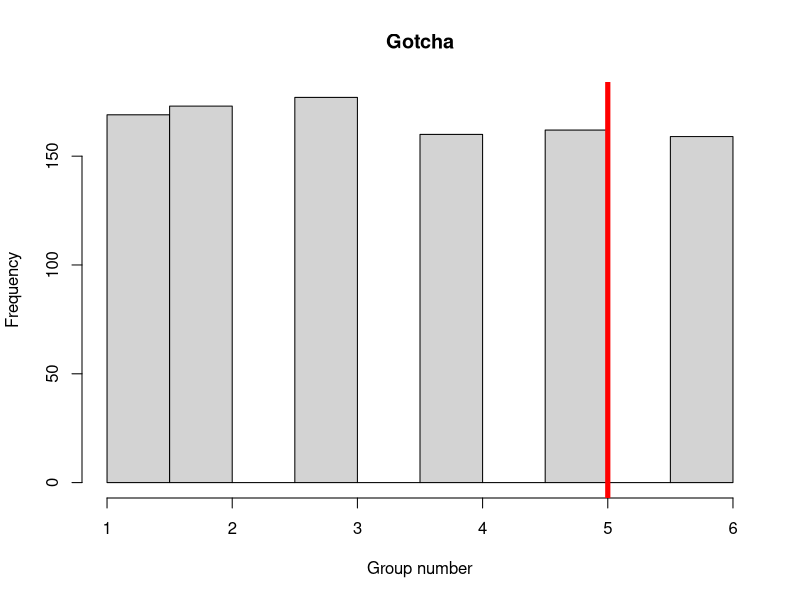

This figure's R source:

gotcha <- function(x, ngroups) { 
  
  vec <- numeric(length = x)
  
  got <- NULL
  
  for(i in 1:length(vec)) { 
    
    s <- sample(1:ngroups, 1, replace = TRUE)
    
    vec[i] <- s
    
    got <- vec[length(vec)]
    
  }
  
  hist(vec, main = "Gotcha", xlab = "Group number", cex = 2)
  abline(v = got, col = "red", lwd = 5)
  
}


gotcha(x = 1000, ngroups = 6)
